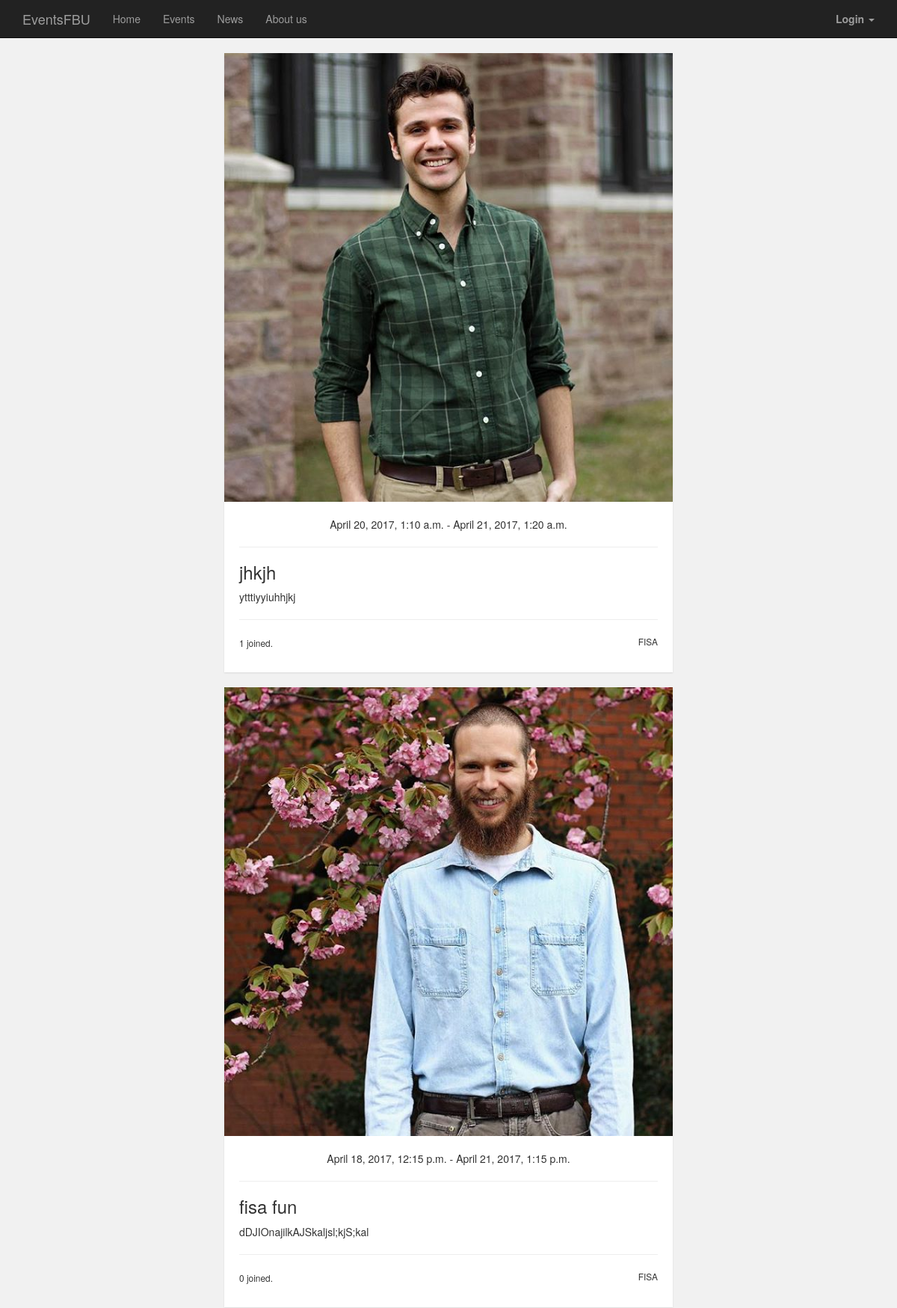
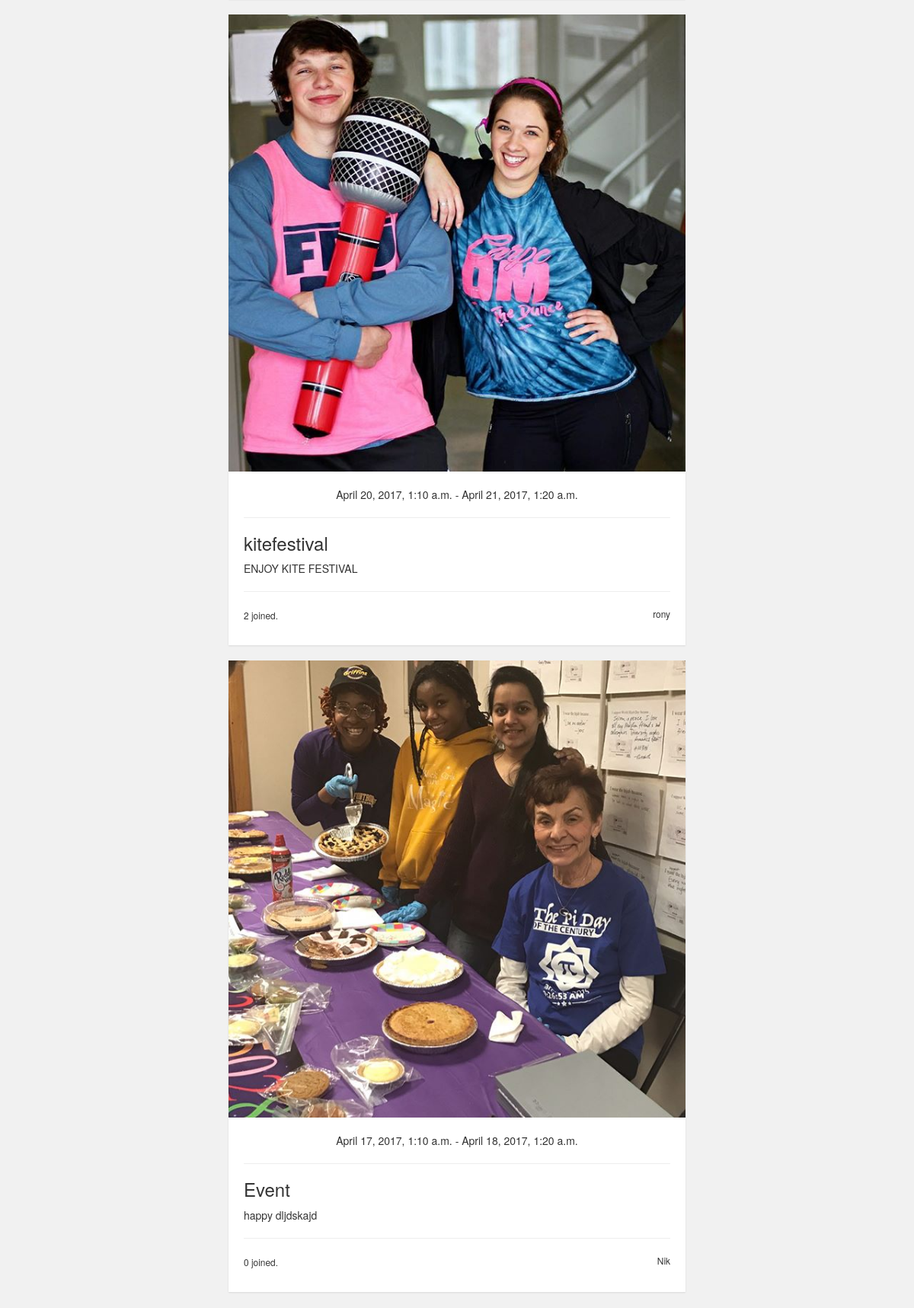
Screenshot of /events/ (upper part) with the database file from the repository (2 pictures, top to bottom).
### events/models.py (models this page shows, shortened)
class Post(models.Model):
    title = models.CharField(max_length = 200)
    slug = models.SlugField(unique = True)
    content = models.TextField()
    thumbnail = models.ImageField(upload_to = 'article/', null = True, blank = True)
    updated = models.DateTimeField(auto_now = True, auto_now_add = False)
    timestamp = models.DateTimeField(auto_now = False, auto_now_add = True)
    class Meta:
        abstract = True
        ordering = ["-timestamp"]

class Event(Post):
    users = models.ManyToManyField(User)
    start_date = models.DateTimeField()
    end_date = models.DateTimeField(blank = True, null=True)
    created_by = models.ForeignKey(User, on_delete = models.CASCADE,
        related_name="created_by")

class User(AbstractBaseUser, PermissionsMixin):
    email = models.EmailField(unique=True, null=True)
    first_name = models.CharField(_('first name'), max_length=30, blank=True)
    name = models.CharField(_('last name'), max_length=30, blank=True)
    student_id = models.CharField(max_length=10, blank=True)
    is_organization = models.BooleanField(default=False)
    date_joined = models.DateTimeField(_('date joined'), auto_now_add=True)
    is_active = models.BooleanField(_('active'), default=True)
    avatar = models.ImageField(upload_to = 'user/', null=True, blank=True)
    is_staff = models.BooleanField(_('staff status'), default=False)
    USERNAME_FIELD = 'email'
    objects = UserManager()
    class Meta:
        verbose_name = _('user')
        verbose_name_plural = _('users')
    def __str__(self):
        return self.name

### events/views.py (the view)
# urls.py: url(r'^events/$', views.EventsView.as_view(), name = 'events'),
class EventsView(generic.ListView):
	template_name = 'events/events.html'
	def get_queryset(self):
		event_list = Event.objects.all()
		paginator = Paginator(event_list, 10)
		page = self.request.GET.get('page')
		try:
			events = paginator.page(page)
		except PageNotAnInteger:
			events = paginator.page(1)
		except EmptyPage:
			events = paginator.page(paginator.num_pages)
		return events

### events/templates/events/events.html (shortened to what this page needs)
{% extends 'events/base.html' %}
{% block content %}
<div class="col-md-6 col-md-offset-3" style="padding-top: 20px;">
	{% for event in object_list %}
		<div class="row">
			<a href="{% url 'event' event.slug %}" style="text-decoration: none;">
			<div class="thumbnail">
				{% if event.thumbnail %}
			  	<img src="/media/{{ event.thumbnail }}" alt="...">
			  {% endif %}
			  <div class="caption">
			  	<p style="text-align: center;">
			  		{{ event.start_date }}
			  		{% if event.end_date %}
			  			-
			  			{{ event.end_date }}
			  		{% endif %}
			  	</p>
			  	<hr>
			    <h3>{{ event.title }}</h3>
			    <p>{{ event.content | truncatechars:250 }}</p>
			    <hr>
			    <p>
			      <small>{{ event.users.all.count }} joined.</small>
			      <small class="pull-right">{{ event.created_by }}</small>
			    </p>
			  </div>
			</div>
			</a>
		</div>
	{% endfor %}
</div>
{% endblock content %}

### events/templates/events/base.html (shortened to what this page needs)
{% load staticfiles %}
<!DOCTYPE html>
<html lang="en">
<head>
    <link rel="stylesheet" href="https://maxcdn.bootstrapcdn.com/bootstrap/3.3.7/css/bootstrap.min.css">
    <link href="{% static 'css/base.css' %}" rel="stylesheet">
</head>
<body>
    <nav class="navbar navbar-inverse navbar-fixed-top" role="navigation">
        <div class="container">
            <div class="navbar-header">
                <a class="navbar-brand" href="{% url 'home' %}">EventsFBU</a>
            </div>
            <div class="collapse navbar-collapse" id="bs-example-navbar-collapse-1">
                <ul class="nav navbar-nav">
                    <li><a href="{% url 'home' %}">Home</a></li>
                    <li><a href="{% url 'events' %}">Events</a></li>
                    <li><a href="{% url 'news' %}">News</a></li>
                    <li><a href="{% url 'about' %}"> About us </a></li >
                </ul>
                <ul class="nav navbar-nav navbar-right">
                    {% if user.is_authenticated %}
                        {% if user.get_notifications.count %}
                        <li class="dropdown">
                          <a href="" class="dropdown-toggle" data-toggle="dropdown" role="button" aria-haspopup="true" aria-expanded="false" style="color: #ff4d4d;" >
                            <i class="fa fa-bell" aria-hidden="true"></i>
                          </a>
                          <ul class="dropdown-menu">
                            {% csrf_token %}
                            {% for n in user.get_notifications %}
                                <li><a evurl="{% url 'event' n.link %}" class="notification" noturl="{% url 'notification_delete' n.id %}">{{ n.message }}</a></li>
                            {% endfor %}
                          </ul>
                        </li>
                        {% endif %}
                        <li class="dropdown">
                          <a href="" class="dropdown-toggle" data-toggle="dropdown" role="button" aria-haspopup="true" aria-expanded="false">{{ user | capfirst }} <span class="caret"></span></a>
                          <ul class="dropdown-menu">
                            <li><a href="{% url 'dashboard' %}">Dashboard</a></li>
                            <li><a href="{% url 'logout' %}">Logout</a></li>
                          </ul>
                        </li>
                    {% else %}
                        <li class="dropdown">
                          <a href="#" class="dropdown-toggle" data-toggle="dropdown"><b>Login</b> <span class="caret"></span></a>
                        </li>
                    {% endif %}
                </ul>
            </div>
        </div>
    </nav>
    {% block content %} {% endblock content %}
</body>
</html>

### events/static/css/base.css (style rules this page uses)
body { padding-top: 51px; padding-bottom: 40px; color: #5a5a5a; background-color: #f1f1f1; }
.navbar { margin-bottom: 0; }
.thumbnail { padding: 0; border: none; border-radius: 0; box-shadow: 0 1px 2px rgba(0,0,0,.1); }
.thumbnail .caption { padding: 20px; }

### rows the page displays
Event: thumbnail (picture), start_date "April 20, 2017, 1:10 a.m.", end_date "April 21, 2017, 1:20 a.m.", title "jhkjh", content "ytttiyyiuhhjkj", users.all.count "1", created_by "FISA"
Event: thumbnail (picture), start_date "April 18, 2017, 12:15 p.m.", end_date "April 21, 2017, 1:15 p.m.", title "fisa fun", content "dDJIOnajilkAJSkaljsl;kjS;kal", users.all.count "0", created_by "FISA"
Event: thumbnail (picture), start_date "April 20, 2017, 1:10 a.m.", end_date "April 21, 2017, 1:20 a.m.", title "kitefestival", content "ENJOY KITE FESTIVAL", users.all.count "2", created_by "rony"
Event: thumbnail (picture), start_date "April 17, 2017, 1:10 a.m.", end_date "April 18, 2017, 1:20 a.m.", title "Event", content "happy dljdskajd", users.all.count "0", created_by "Nik"
